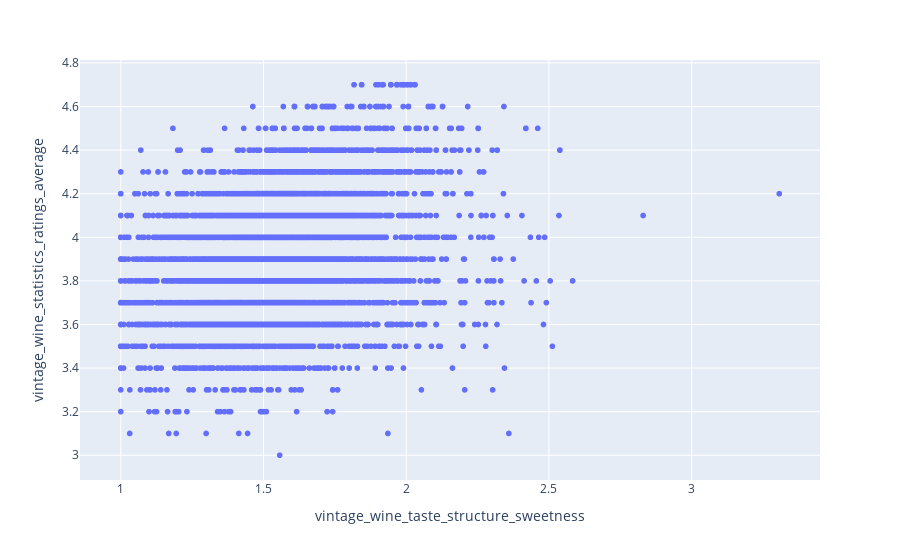

The code cell stored with this chart in its notebook:
### Code cell
px.scatter(df, x="vintage_wine_taste_structure_sweetness", y="vintage_wine_statistics_ratings_average")

### Figure 1 — Plotly figure (JSON) as saved in the notebook; plotly's stock layout.template omitted (floating-point values rounded to 4 significant figures; data arrays with more than 128 entries replaced by an {"elided": "..."} marker saying what was removed)
{"data": [{"hovertemplate": "vintage_wine_taste_structure_sweetness=%{x}<br>vintage_wine_statistics_ratings_average=%{y}<extra></extra>", "legendgroup": "", "marker": {"color": "#636efa", "symbol": "circle"}, "mode": "markers", "name": "", "showlegend": false, "type": "scattergl", "x": {"elided": "17052 float values"}, "xaxis": "x", "y": {"elided": "17052 float values"}, "yaxis": "y"}], "layout": {"legend": {"tracegroupgap": 0}, "margin": {"t": 60}, "xaxis": {"anchor": "y", "domain": [0, 1], "title": {"text": "vintage_wine_taste_structure_sweetness"}}, "yaxis": {"anchor": "x", "domain": [0, 1], "title": {"text": "vintage_wine_statistics_ratings_average"}}}}
